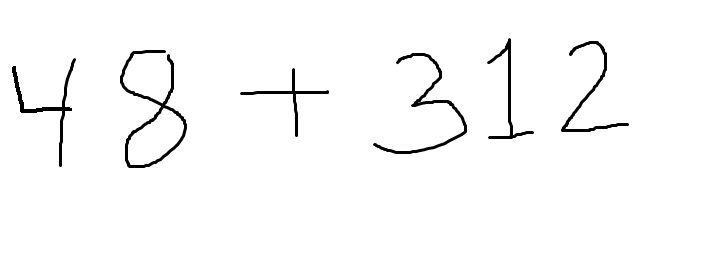
#> input picture testimage/Untitled4.png, 718 x 263 px, found by its file name
$ jupyter execute --allow-errors load_model.ipynb
#> lines starting #> are read from the running program, lines starting #| are printed output that depends on the picture; after the words box and inside, x2 and y2 are one past the last pixel; in counts of white or black regions, pixels touching at a corner belong together
[cell 1]
import cv2
import numpy as np
import joblib

[cell 2]
import os
os.sys.path

[cell 3]
import cv2
import numpy as np
import joblib

[cell 4]
img = cv2.imread(r'C:\Users\STUTI\Desktop\testimage/untitled4.png',cv2.IMREAD_GRAYSCALE)
#> img is the input picture: shape (263, 718); min 0, max 255, mean 249.3

[cell 5]
cv2.imshow("wo",img)
cv2.waitKey(0)
cv2.destroyAllWindows()

#> (a cell that did not finish here is left out)

[cell 7]
if img is not None:
    #images.append(img)
    img=~img
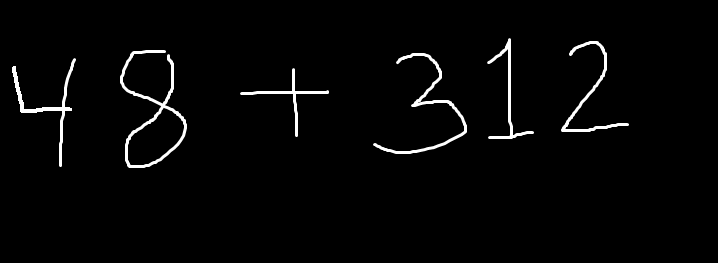
#> img: shape (263, 718); min 0, max 255, mean 5.7
    ret,thresh=cv2.threshold(img,127,255,cv2.THRESH_BINARY)
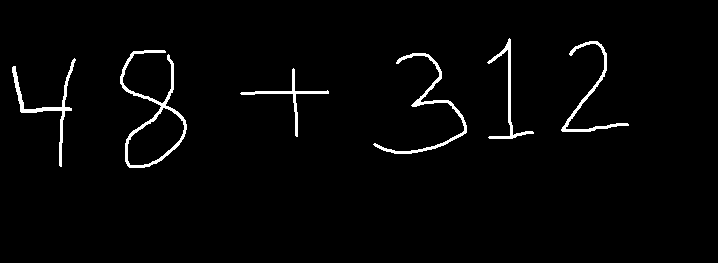
#> thresh: shape (263, 718); 2.3% white; 6 white regions
    ctrs,ret=cv2.findContours(thresh,cv2.RETR_TREE,cv2.CHAIN_APPROX_SIMPLE)
#> ctrs = 7 contours; box (x1, y1, x2, y2) and area: (120, 50, 187, 168) 2793, (127, 107, 185, 166) 2002, (373, 53, 467, 154) 598, (12, 58, 76, 167) 512, (561, 41, 629, 132) 458, (487, 38, 534, 139) 364, (240, 68, 329, 137) 308; ret = [[1, -1, -1, -1], [2, 0, -1, -1], [3, 1, -1, -1], [5, 2, 4, -1], [-1, -1, -1, 3], [6, 3, -1, -1], [-1, 5, -1, -1]]
    cnt=sorted(ctrs, key=lambda ctr: cv2.boundingRect(ctr)[0])
#> cnt has the same summary as ctrs

$ run again, with testimage/Untitled3.png copied over testimage/Untitled4.png
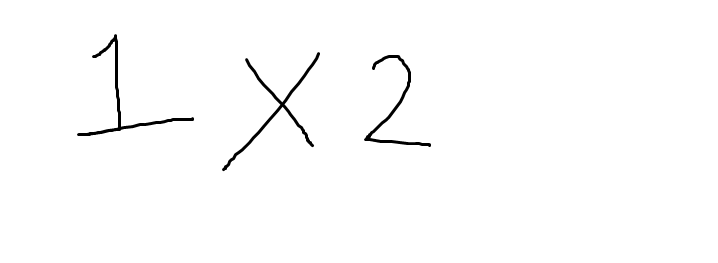
#> input picture testimage/Untitled3.png, 718 x 263 px, found by its file name
#> img is the input picture: shape (263, 718); min 0, max 255, mean 252.1
#> `img=~img`:
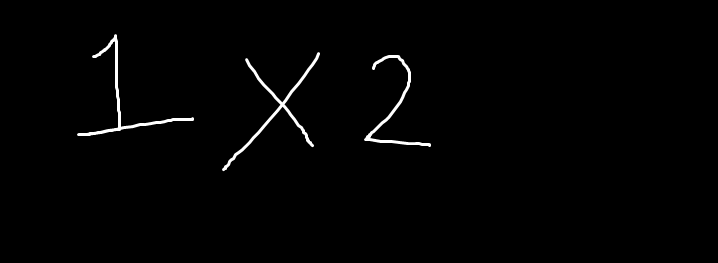
#> img: shape (263, 718); min 0, max 255, mean 2.9
#> `ret,thresh=cv2.threshold(img,127,255,cv2.THRESH_BINARY)`:
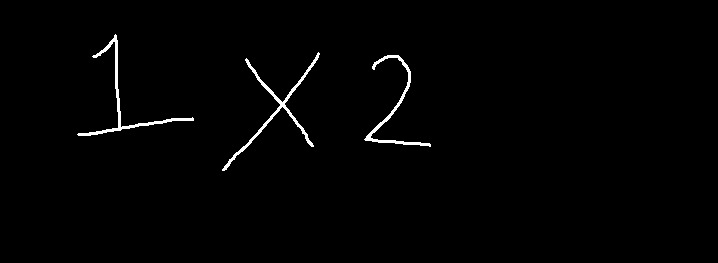
#> thresh: shape (263, 718); 1.1% white; 3 white regions
#> ctrs = 3 contours; box (x1, y1, x2, y2) and area: (222, 52, 320, 171) 598, (77, 34, 194, 136) 506, (364, 55, 431, 147) 440; ret = [[1, -1, -1, -1], [2, 0, -1, -1], [-1, 1, -1, -1]]
#> cnt has the same summary as ctrs
